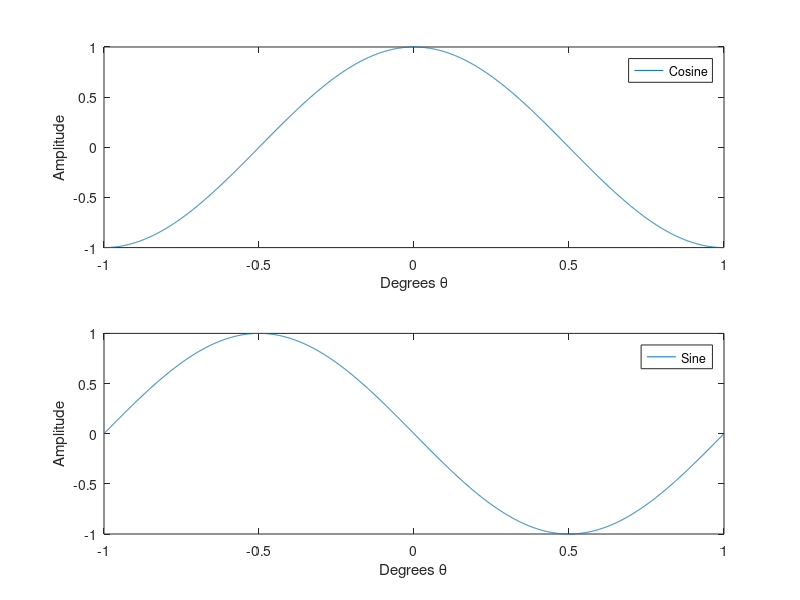

MATLAB code to generate this figure:
o = -1:0.001:1;
z = exp(-1i*pi*o);

figure('Color','w');
subplot(211)
plot(o,real(z))
legend('Cosine')
xlabel('Degrees \theta')
ylabel('Amplitude')

subplot(212)
plot(o,imag(z))
legend('Sine')
xlabel('Degrees \theta')
ylabel('Amplitude')

print('FormattedPlot.png','-dpng','-r250')
